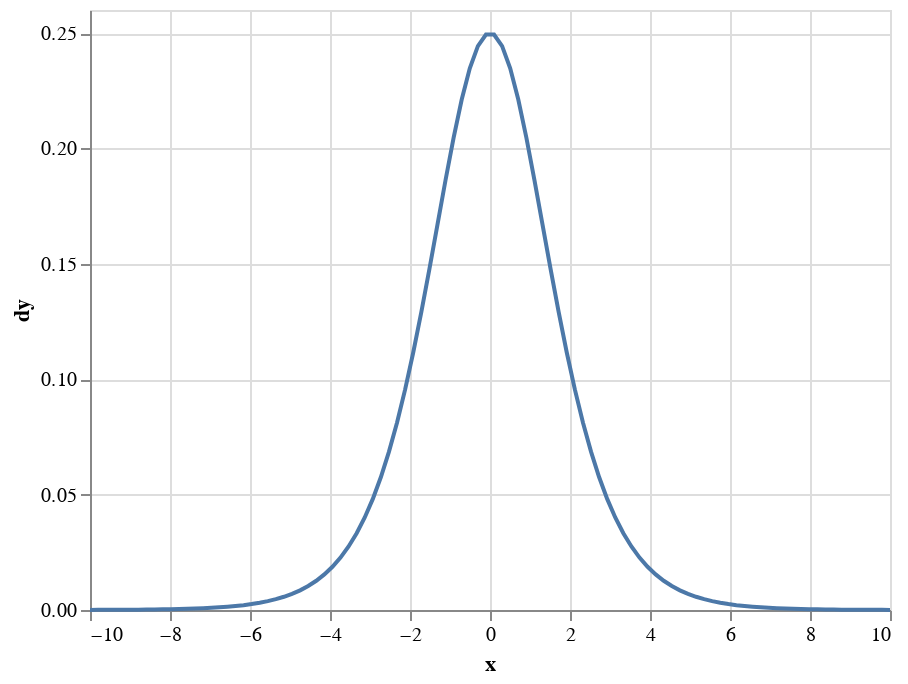

Here is the notebook cell this chart was saved with:
### Markdown cell above
## Comparing discrete and continuous functions using their mathematical properties such as their derivatives 

Let's compare the sigmoid function and the ReLU function by looking at their derivatives. The derivative of a function is the slope of the function at a given point. It is defined as the limit of the slope of the secant line between two points on the function as the distance between the two points approaches zero.

The derivative of the sigmoid function is:

$$
\frac{d}{dx} \sigma(x) = \sigma(x) (1 - \sigma(x))
$$

(Reference or step-by-step solution: https://www.wolframalpha.com/input?i=derivative+of+sigmoid)

The derivative of the ReLU function is:

$$
\frac{d}{dx} \text{ReLU}(x) = \begin{cases}
1 & \text{if } x \geq 0 \\
0 & \text{if } x < 0
\end{cases}
$$

We can plot these functions using `altair`:
    
    ```python
    import altair as alt
    import pandas as pd
    import numpy as np
  
    x = np.linspace(-10, 10, 100)
    y = 1 / (1 + np.exp(-x))
    dy = y * (1 - y)
  
    df = pd.DataFrame({'x': x, 'y': y, 'dy': dy})
  
    alt.Chart(df).mark_line().encode(
        x='x',
        y='dy'
    )
    ```
      
      ```python
      x = np.linspace(-10, 10, 100)
      y = np.where(x >= 0, x, 0)
      dy = np.where(x >= 0, 1, 0)

      df = pd.DataFrame({'x': x, 'y': y, 'dy': dy})

      alt.Chart(df).mark_line().encode(
          x='x',
          y='dy'
      )
      ```

### Code cell
import altair as alt
import pandas as pd
import numpy as np

x = np.linspace(-10, 10, 100)
y = 1 / (1 + np.exp(-x))
dy = y * (1 - y)

df = pd.DataFrame({'x': x, 'y': y, 'dy': dy})

alt.Chart(df).mark_line().encode(
    x='x',
    y='dy'
)

### Figure 1 — Vega-Lite specification as saved in the notebook (floating-point values rounded to 4 significant figures)
{"config": {"view": {"continuousWidth": 400, "continuousHeight": 300}}, "data": {"name": "data-d336d956094f7c4ca89000fd3b09283b"}, "mark": "line", "encoding": {"x": {"field": "x", "type": "quantitative"}, "y": {"field": "dy", "type": "quantitative"}}, "$schema": "https://vega.github.io/schema/vega-lite/v4.17.0.json", "datasets": {"data-d336d956094f7c4ca89000fd3b09283b": [{"x": -10.0, "y": 4.54e-05, "dy": 4.54e-05}, {"x": -9.798, "y": 5.556e-05, "dy": 5.556e-05}, {"x": -9.596, "y": 6.8e-05, "dy": 6.799e-05}, {"x": -9.394, "y": 8.322e-05, "dy": 8.321e-05}, {"x": -9.192, "y": 0.0001018, "dy": 0.0001018}, {"x": -8.99, "y": 0.0001246, "dy": 0.0001246}, {"x": -8.788, "y": 0.0001525, "dy": 0.0001525}, {"x": -8.586, "y": 0.0001867, "dy": 0.0001867}, {"x": -8.384, "y": 0.0002285, "dy": 0.0002284}, {"x": -8.182, "y": 0.0002796, "dy": 0.0002795}, {"x": -7.98, "y": 0.0003422, "dy": 0.0003421}, {"x": -7.778, "y": 0.0004188, "dy": 0.0004186}, {"x": -7.576, "y": 0.0005125, "dy": 0.0005122}, {"x": -7.374, "y": 0.0006271, "dy": 0.0006267}, {"x": -7.172, "y": 0.0007674, "dy": 0.0007668}, {"x": -6.97, "y": 0.0009391, "dy": 0.0009382}, {"x": -6.768, "y": 0.001149, "dy": 0.001148}, {"x": -6.566, "y": 0.001406, "dy": 0.001404}, {"x": -6.364, "y": 0.00172, "dy": 0.001717}, {"x": -6.162, "y": 0.002104, "dy": 0.0021}, {"x": -5.96, "y": 0.002574, "dy": 0.002568}, {"x": -5.758, "y": 0.003149, "dy": 0.003139}, {"x": -5.556, "y": 0.003851, "dy": 0.003836}, {"x": -5.354, "y": 0.004709, "dy": 0.004687}, {"x": -5.152, "y": 0.005757, "dy": 0.005724}, {"x": -4.949, "y": 0.007037, "dy": 0.006988}, {"x": -4.747, "y": 0.008599, "dy": 0.008525}, {"x": -4.545, "y": 0.0105, "dy": 0.01039}, {"x": -4.343, "y": 0.01283, "dy": 0.01266}, {"x": -4.141, "y": 0.01565, "dy": 0.01541}, {"x": -3.939, "y": 0.01909, "dy": 0.01872}, {"x": -3.737, "y": 0.02326, "dy": 0.02272}, {"x": -3.535, "y": 0.02832, "dy": 0.02752}, {"x": -3.333, "y": 0.03445, "dy": 0.03326}, {"x": -3.131, "y": 0.04183, "dy": 0.04008}, {"x": -2.929, "y": 0.05072, "dy": 0.04815}, {"x": -2.727, "y": 0.06138, "dy": 0.05762}, {"x": -2.525, "y": 0.07411, "dy": 0.06861}, {"x": -2.323, "y": 0.08922, "dy": 0.08126}, {"x": -2.121, "y": 0.1071, "dy": 0.09559}, {"x": -1.919, "y": 0.128, "dy": 0.1116}, {"x": -1.717, "y": 0.1522, "dy": 0.1291}, {"x": -1.515, "y": 0.1802, "dy": 0.1477}, {"x": -1.313, "y": 0.212, "dy": 0.167}, {"x": -1.111, "y": 0.2477, "dy": 0.1863}, {"x": -0.9091, "y": 0.2872, "dy": 0.2047}, {"x": -0.7071, "y": 0.3302, "dy": 0.2212}, {"x": -0.5051, "y": 0.3764, "dy": 0.2347}, {"x": -0.303, "y": 0.4248, "dy": 0.2443}, {"x": -0.101, "y": 0.4748, "dy": 0.2494}, {"x": 0.101, "y": 0.5252, "dy": 0.2494}, {"x": 0.303, "y": 0.5752, "dy": 0.2443}, {"x": 0.5051, "y": 0.6236, "dy": 0.2347}, {"x": 0.7071, "y": 0.6698, "dy": 0.2212}, {"x": 0.9091, "y": 0.7128, "dy": 0.2047}, {"x": 1.111, "y": 0.7523, "dy": 0.1863}, {"x": 1.313, "y": 0.788, "dy": 0.167}, {"x": 1.515, "y": 0.8198, "dy": 0.1477}, {"x": 1.717, "y": 0.8478, "dy": 0.1291}, {"x": 1.919, "y": 0.872, "dy": 0.1116}, {"x": 2.121, "y": 0.8929, "dy": 0.09559}, {"x": 2.323, "y": 0.9108, "dy": 0.08126}, {"x": 2.525, "y": 0.9259, "dy": 0.06861}, {"x": 2.727, "y": 0.9386, "dy": 0.05762}, {"x": 2.929, "y": 0.9493, "dy": 0.04815}, {"x": 3.131, "y": 0.9582, "dy": 0.04008}, {"x": 3.333, "y": 0.9656, "dy": 0.03326}, {"x": 3.535, "y": 0.9717, "dy": 0.02752}, {"x": 3.737, "y": 0.9767, "dy": 0.02272}, {"x": 3.939, "y": 0.9809, "dy": 0.01872}, {"x": 4.141, "y": 0.9843, "dy": 0.01541}, {"x": 4.343, "y": 0.9872, "dy": 0.01266}, {"x": 4.545, "y": 0.9895, "dy": 0.01039}, {"x": 4.747, "y": 0.9914, "dy": 0.008525}, {"x": 4.949, "y": 0.993, "dy": 0.006988}, {"x": 5.152, "y": 0.9942, "dy": 0.005724}, {"x": 5.354, "y": 0.9953, "dy": 0.004687}, {"x": 5.556, "y": 0.9961, "dy": 0.003836}, {"x": 5.758, "y": 0.9969, "dy": 0.003139}, {"x": 5.96, "y": 0.9974, "dy": 0.002568}, {"x": 6.162, "y": 0.9979, "dy": 0.0021}, {"x": 6.364, "y": 0.9983, "dy": 0.001717}, {"x": 6.566, "y": 0.9986, "dy": 0.001404}, {"x": 6.768, "y": 0.9989, "dy": 0.001148}, {"x": 6.97, "y": 0.9991, "dy": 0.0009382}, {"x": 7.172, "y": 0.9992, "dy": 0.0007668}, {"x": 7.374, "y": 0.9994, "dy": 0.0006267}, {"x": 7.576, "y": 0.9995, "dy": 0.0005122}, {"x": 7.778, "y": 0.9996, "dy": 0.0004186}, {"x": 7.98, "y": 0.9997, "dy": 0.0003421}, {"x": 8.182, "y": 0.9997, "dy": 0.0002795}, {"x": 8.384, "y": 0.9998, "dy": 0.0002284}, {"x": 8.586, "y": 0.9998, "dy": 0.0001867}, {"x": 8.788, "y": 0.9998, "dy": 0.0001525}, {"x": 8.99, "y": 0.9999, "dy": 0.0001246}, {"x": 9.192, "y": 0.9999, "dy": 0.0001018}, {"x": 9.394, "y": 0.9999, "dy": 8.321e-05}, {"x": 9.596, "y": 0.9999, "dy": 6.799e-05}, {"x": 9.798, "y": 0.9999, "dy": 5.556e-05}, {"x": 10.0, "y": 1.0, "dy": 4.54e-05}]}}
